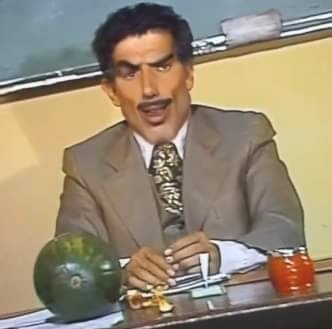
#> input picture meme.jpg, 332 x 329 px
$ python 'Escalando Imagem.py'
#> lines starting #> are read from the running program, lines starting #| are printed output that depends on the picture
import cv2 as cv
import numpy as np
from matplotlib import pyplot as plt

# Carrega a imagem do disco
imgOriginal = cv.imread("meme.jpg")
#> imgOriginal is the input picture: shape (329, 332, 3); mean B, G, R 116.1, 137.5, 151.1

# Verifica se a imagem foi carregada corretamente
if imgOriginal is None:
    # Exibe mensagem de erro caso o arquivo não seja encontrado
    print("Imagem não encontrada!")
else:
    imgModificada = cv.resize(imgOriginal,
                         None,
                         fx = 0.8,
                         fy = 0.8,
                         interpolation = cv.INTER_CUBIC) # INTER_NEAREST, INTER_LINEAR, INTER_AREA, INTER_CUBIC
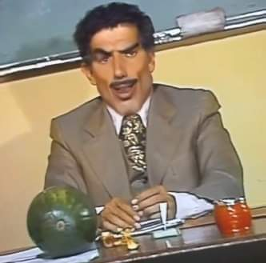
#> imgModificada: shape (263, 266, 3); mean B, G, R 116.1, 137.6, 151.2

    cv.imshow("Imagem Original", imgOriginal)
    cv.imshow("Imagem Modificada", imgModificada)
    # Aperta ESC para fechar as janelas
    cv.waitKey(0)
    cv.destroyAllWindows()
